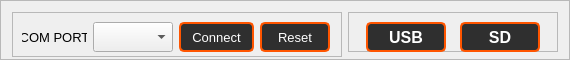
        <widget class="QFrame" name="frame_2">
         <property name="minimumSize">
          <size>
           <width>262</width>
           <height>60</height>
          </size>
         </property>
         <property name="maximumSize">
          <size>
           <width>100000</width>
           <height>60</height>
          </size>
         </property>
         <property name="frameShape">
          <enum>QFrame::StyledPanel</enum>
         </property>
         <property name="frameShadow">
          <enum>QFrame::Raised</enum>
         </property>
         <layout class="QHBoxLayout" name="horizontalLayout">
          <item alignment="Qt::AlignVCenter">
           <widget class="QFrame" name="frame_5">
            <property name="minimumSize">
             <size>
              <width>330</width>
              <height>45</height>
             </size>
            </property>
            <property name="maximumSize">
             <size>
              <width>380</width>
              <height>45</height>
             </size>
            </property>
            <property name="frameShape">
             <enum>QFrame::StyledPanel</enum>
            </property>
            <property name="frameShadow">
             <enum>QFrame::Raised</enum>
            </property>
            <layout class="QHBoxLayout" name="horizontalLayout_3">
             <item alignment="Qt::AlignVCenter">
              <widget class="QLabel" name="l16">
               <property name="minimumSize">
                <size>
                 <width>65</width>
                 <height>30</height>
                </size>
               </property>
               <property name="maximumSize">
                <size>
                 <width>65</width>
                 <height>30</height>
                </size>
               </property>
               <property name="font">
                <font>
                 <pointsize>10</pointsize>
                 <weight>50</weight>
                 <bold>false</bold>
                </font>
               </property>
               <property name="text">
                <string>COM PORT</string>
               </property>
               <property name="alignment">
                <set>Qt::AlignCenter</set>
               </property>
              </widget>
             </item>
             <item alignment="Qt::AlignVCenter">
              <widget class="QComboBox" name="comboBox">
               <property name="minimumSize">
                <size>
                 <width>80</width>
                 <height>30</height>
                </size>
               </property>
               <property name="maximumSize">
                <size>
                 <width>80</width>
                 <height>30</height>
                </size>
               </property>
              </widget>
             </item>
             <item alignment="Qt::AlignVCenter">
              <widget class="QPushButton" name="p1">
               <property name="enabled">
                <bool>true</bool>
               </property>
               <property name="minimumSize">
                <size>
                 <width>75</width>
                 <height>30</height>
                </size>
               </property>
               <property name="maximumSize">
                <size>
                 <width>75</width>
                 <height>30</height>
                </size>
               </property>
               <property name="sizeIncrement">
                <size>
                 <width>0</width>
                 <height>0</height>
                </size>
               </property>
               <property name="baseSize">
                <size>
                 <width>0</width>
                 <height>0</height>
                </size>
               </property>
               <property name="font">
                <font>
                 <pointsize>10</pointsize>
                </font>
               </property>
               <property name="focusPolicy">
                <enum>Qt::StrongFocus</enum>
               </property>
               <property name="styleSheet">
                <string notr="true">QPushButton {
background-color:rgb(47, 47, 47);
color: rgb(255, 255, 255);
border-style: solid;
border-radius:5px;
border-width:2px; 
border-color:rgb(255, 85, 0);
}
QPushButton:hover {
border-width:3px; 
border-color:rgb(255, 115, 30);
}
QPushButton:pressed {
background-color:rgb(255, 115, 30);
border-color: rgb(255, 195, 110);
border-width: 4px;     
}
QPushButton:disabled{
background-color: rgb(255, 149, 62);
color: rgb(83, 83, 83);
border-color:rgb(83, 83, 83);
}

</string>
               </property>
               <property name="text">
                <string>Connect</string>
               </property>
              </widget>
             </item>
             <item>
              <widget class="QPushButton" name="p2">
               <property name="enabled">
                <bool>true</bool>
               </property>
               <property name="minimumSize">
                <size>
                 <width>70</width>
                 <height>30</height>
                </size>
               </property>
               <property name="maximumSize">
                <size>
                 <width>70</width>
                 <height>30</height>
                </size>
               </property>
               <property name="font">
                <font>
                 <pointsize>10</pointsize>
                </font>
               </property>
               <property name="styleSheet">
                <string notr="true">QPushButton {
background-color:rgb(47, 47, 47);
color: rgb(255, 255, 255);
border-style: solid;
border-radius:5px;
border-width:2px; 
border-color:rgb(255, 85, 0);
}
QPushButton:hover {
border-width:3px; 
border-color:rgb(255, 115, 30);
}
QPushButton:pressed {
background-color:rgb(255, 115, 30);
border-color: rgb(255, 195, 110);
border-width: 4px;     
}
QPushButton:disabled{
background-color: rgb(255, 149, 62);
color: rgb(83, 83, 83);
border-color:rgb(83, 83, 83);
}

</string>
               </property>
               <property name="text">
                <string>Reset</string>
               </property>
              </widget>
             </item>
            </layout>
           </widget>
          </item>
          <item alignment="Qt::AlignVCenter">
           <widget class="QFrame" name="frame_4">
            <property name="minimumSize">
             <size>
              <width>210</width>
              <height>40</height>
             </size>
            </property>
            <property name="maximumSize">
             <size>
              <width>210</width>
              <height>45</height>
             </size>
            </property>
            <property name="frameShape">
             <enum>QFrame::StyledPanel</enum>
            </property>
            <property name="frameShadow">
             <enum>QFrame::Raised</enum>
            </property>
            <layout class="QHBoxLayout" name="horizontalLayout_4">
             <item>
              <widget class="QPushButton" name="p3">
               <property name="enabled">
                <bool>true</bool>
               </property>
               <property name="minimumSize">
                <size>
                 <width>80</width>
                 <height>30</height>
                </size>
               </property>
               <property name="maximumSize">
                <size>
                 <width>80</width>
                 <height>30</height>
                </size>
               </property>
               <property name="font">
                <font>
                 <pointsize>12</pointsize>
                 <weight>75</weight>
                 <bold>true</bold>
                </font>
               </property>
               <property name="styleSheet">
                <string notr="true">QPushButton {
background-color:rgb(47, 47, 47);
color: rgb(255, 255, 255);
border-style: solid;
border-radius:5px;
border-width:2px; 
border-color:rgb(255, 85, 0);
}
QPushButton:hover {
border-width:3px; 
border-color:rgb(255, 115, 30);
}
QPushButton:pressed {
background-color:rgb(255, 115, 30);
border-color: rgb(255, 195, 110);
border-width: 4px;     
}
QPushButton:disabled{
background-color: rgb(255, 149, 62);
color: rgb(83, 83, 83);
border-color:rgb(83, 83, 83);
}

</string>
               </property>
               <property name="text">
                <string>USB</string>
               </property>
              </widget>
             </item>
             <item>
              <widget class="QPushButton" name="p4">
               <property name="enabled">
                <bool>true</bool>
               </property>
               <property name="minimumSize">
                <size>
                 <width>80</width>
                 <height>30</height>
                </size>
               </property>
               <property name="maximumSize">
                <size>
                 <width>80</width>
                 <height>30</height>
                </size>
               </property>
               <property name="font">
                <font>
                 <pointsize>12</pointsize>
                 <weight>75</weight>
                 <bold>true</bold>
                </font>
               </property>
               <property name="styleSheet">
                <string notr="true">QPushButton {
background-color:rgb(47, 47, 47);
color: rgb(255, 255, 255);
border-style: solid;
border-radius:5px;
border-width:2px; 
border-color:rgb(255, 85, 0);
}
QPushButton:hover {
border-width:3px; 
border-color:rgb(255, 115, 30);
}
QPushButton:pressed {
background-color:rgb(255, 115, 30);
border-color: rgb(255, 195, 110);
border-width: 4px;     
}
QPushButton:disabled{
background-color: rgb(255, 149, 62);
color: rgb(83, 83, 83);
border-color:rgb(83, 83, 83);
}

</string>
               </property>
               <property name="text">
                <string>SD</string>
               </property>
              </widget>
             </item>
            </layout>
           </widget>
          </item>
         </layout>
        </widget>
